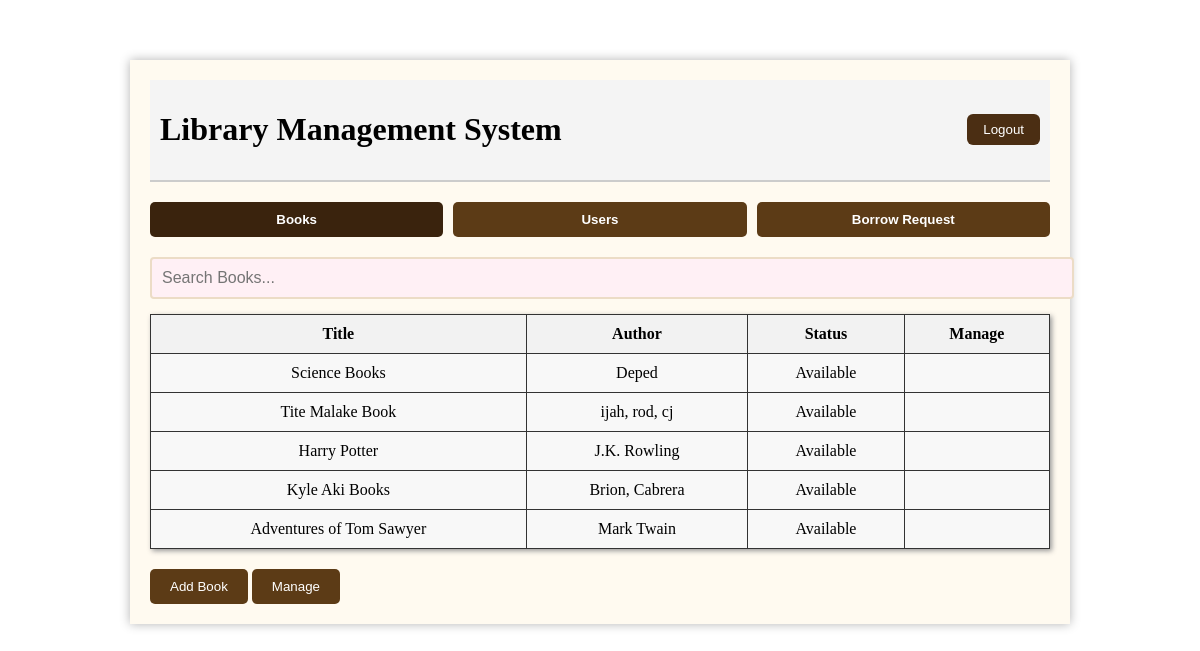
The app's page /admin/homepage (signed in) with its own data.
### website/models.py (models this page shows, shortened)
class Book(db.Model):
    id = db.Column(db.Integer, primary_key=True)
    title = db.Column(db.String(255), nullable=False)
    author = db.Column(db.String(255), nullable=False)
    isbn = db.Column(db.String(20), unique=True, nullable=False)
    available_copies = db.Column(db.Integer, default=1)

### website/views.py (the view)
@views.route('/admin/homepage')
@login_required
def admin_homepage():
    members = User.query.filter_by(role='member').all()
    books = Book.query.all()
    borrow_requests = BorrowRequest.query.filter_by(status='pending').all()
    return render_template('admin_home.html', members=members, books=books, borrow_requests=borrow_requests)

### website/__init__.py (called while the page is built)
def create_app():
    app = Flask(__name__)
    app.config["SECRET_KEY"] = 'aobwduiao'
    app.config['SQLALCHEMY_DATABASE_URI'] = f'sqlite:///library.db'
    db.init_app(app)
    migrate.init_app(app, db)
    bcrypt.init_app(app)
    login_manager.init_app(app)
    @login_manager.user_loader
    def load_user(user_id):
        return User.query.get(int(user_id))
    from .auth import auth
    app.register_blueprint(auth)
    from .views import views
    app.register_blueprint(views)
    with app.app_context():
        try:
            with db.engine.connect() as connection:
                connection.execute(text("SELECT 1"))
            print("Database connection successful!")
        except Exception as e:
            print(f"Database connection failed: {e}")
    create_database(app)
    return app

### website/templates/admin_home.html (shortened to what this page needs)
{% extends "base.html" %}
{% block content %}
  <div class="container1">
    <header>
      <h1>Library Management System</h1>
      <button class="logout" onclick="popLogout()">Logout</button>
    </header>
    <div class="navi">
      <nav>
        <button class="nav-btn active" onclick="popBooks()">Books</button>
        <button class="nav-btn" onclick="popUser()">Users</button>
        <button class="nav-btn" onclick="popBorrowReq()">Borrow Request</button>
      </nav>
    </div>
    <div class="search-bar">
      <input type="text" placeholder="Search Books..." />
    </div>
    <div class="table">
      <table>
        <thead>
          <tr>
            <th>Title</th>
            <th>Author</th>
            <th>Status</th>
            <th>Manage</th>
          </tr>
        </thead>
        <tbody>
          {% for book in books %}
          <tr>
            <td>{{ book.title }}</td>
            <td>{{ book.author }}</td>
            <td>{{ 'Available' if book.available_copies > 0 else 'Unavailable'}}</td>
            <td></td>
          </tr>
          {% endfor %}
        </tbody>
      </table>
    </div>
    <div class="manage-section">
      <button class="manage-btn" onclick="toggleAddBookForm()">Add Book</button>
      <button class="manage-btn" onclick="showManageBooks()">Manage</button>
    </div>
  </div>
{% endblock %}

### website/static/style.css (style rules this page uses)
body { margin: 0; padding: 0; font-family: 'Georgia', cursive; background-image: url('https://i.pinimg.com/736x/01/13/f9/0113f94f11c47c63ce2221645121b863.jpg'); background-size: cover; background-attachment: fixed; text-align: center; }
.container1 { position: relative; display: none; top: 60px; max-width: 900px; margin: auto; padding: 20px; background-color: #fffaf0; box-shadow: 0 0 10px rgba(0,0,0,0.3); }
.container1 header { display: flex; justify-content: space-between; align-items: center; background: #f4f4f4; padding: 10px; border-bottom: 2px solid #ccc; }
.logout { background-color: #4b2e13; color: white; padding: 8px 16px; border: none; border-radius: 6px; cursor: pointer; }
.navi nav { margin: 20px 0; display: flex; gap: 10px; }
.navi .nav-btn { flex: 1; padding: 10px; background-color: #5c3b16; color: white; border: none; border-radius: 5px; font-weight: bold; cursor: pointer; }
.navi .nav-btn.active { background-color: #3a230d; }
.search-bar input { width: 100%; padding: 10px; margin-bottom: 15px; border: 2px solid #ecdcc6; background: #fff0f5; border-radius: 4px; font-size: 1rem; }
.table1 table, th, td { border: 1px solid #000; }
.table1 th, td { padding: 10px; text-align: center; }
.table table { width: 100%; border-collapse: collapse; margin-bottom: 20px; }
.table table, th, td { border: 1px solid #000; }
.table th, td { padding: 10px; text-align: center; }
.table2 table, th, td { border: 1px solid #000; }
.table2 th, td { padding: 10px; text-align: center; }
.table3 table, th, td { border: 1px solid #000; }
.table3 th, td { padding: 10px; text-align: center; }
.table4 table, th, td { border: 1px solid #000; }
.table4 th, td { padding: 10px; text-align: center; }
.manage-section { text-align: left; }
.manage-btn { padding: 10px 20px; background-color: #5c3b16; color: white; border: none; border-radius: 5px; cursor: pointer; }
.table table { width: 100%; border-collapse: collapse; background-color: #f8f8f8; box-shadow: 2px 2px 5px #999; }
.table th, td { border: 1px solid #333; padding: 10px; text-align: center; }
.table th { background-color: #f2f2f2; font-weight: bold; }

### records on screen
Book: title "Science Books", author "Deped", available_copies "Available"
Book: title "Tite Malake Book", author "ijah, rod, cj", available_copies "Available"
Book: title "Harry Potter", author "J.K. Rowling", available_copies "Available"
Book: title "Kyle Aki Books", author "Brion, Cabrera", available_copies "Available"
Book: title "Adventures of Tom Sawyer", author "Mark Twain", available_copies "Available"
